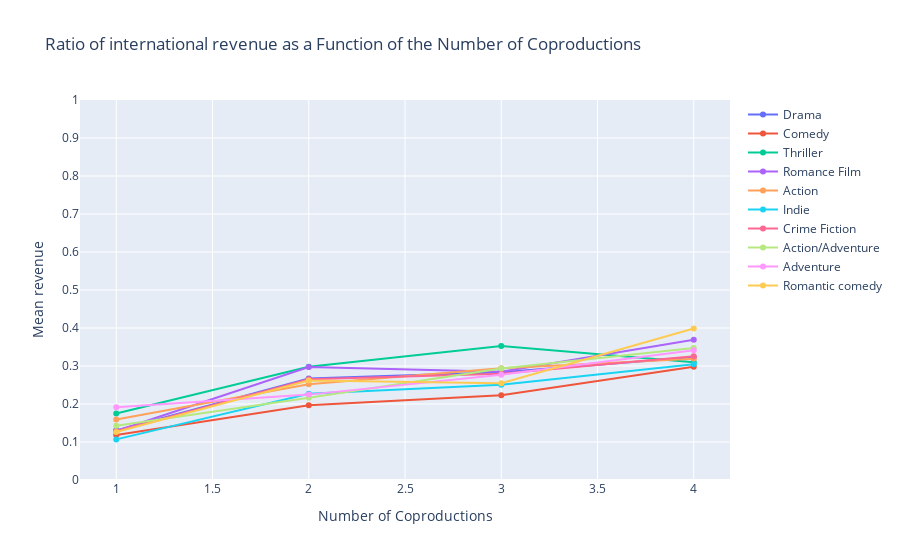

The notebook cell saved with this chart:
### Code cell
# Plot with mean revenue for each number of coproductions
fig = go.Figure()

# Plot lines for each of the top 10 genres
for genre in top_10_genres:
    genre_movies = coprod[coprod['genres'].apply(lambda x: genre in x if isinstance(x, list) else False)]
    fig.add_trace(go.Scatter(x=genre_movies.groupby('num_coprod')['ratio_of_home_country'].mean().index,
                             y=1 - genre_movies.groupby('num_coprod')['ratio_of_home_country'].mean(),
                             mode='lines+markers',  # Add 'markers' to the mode
                             name=genre))

# Plot line for movies not in any of the top 10 genres


fig.update_layout(
    title='Ratio of international revenue as a Function of the Number of Coproductions',
    xaxis_title='Number of Coproductions',
    yaxis_title='Mean revenue',
    yaxis=dict(range=[0, 1], tickmode='linear', dtick=0.1)  # Set the y-axis range and tick interval
)


# Save the plot as an HTML file
offline.plot(fig, filename='docs/plots/ratio_int_coprod_genre.html', auto_open=False)


fig.show()

### Figure 1 — Plotly figure (JSON) as saved in the notebook; plotly's stock layout.template omitted (floating-point values rounded to 4 significant figures)
{"data": [{"mode": "lines+markers", "name": "Drama", "type": "scatter", "x": [1, 2, 3, 4], "y": [0.1307, 0.2669, 0.2837, 0.323]}, {"mode": "lines+markers", "name": "Comedy", "type": "scatter", "x": [1, 2, 3, 4], "y": [0.1182, 0.1967, 0.2231, 0.2981]}, {"mode": "lines+markers", "name": "Thriller", "type": "scatter", "x": [1, 2, 3, 4], "y": [0.1752, 0.2979, 0.3523, 0.3097]}, {"mode": "lines+markers", "name": "Romance Film", "type": "scatter", "x": [1, 2, 3, 4], "y": [0.1291, 0.2975, 0.285, 0.369]}, {"mode": "lines+markers", "name": "Action", "type": "scatter", "x": [1, 2, 3, 4], "y": [0.1593, 0.252, 0.2938, 0.3191]}, {"mode": "lines+markers", "name": "Indie", "type": "scatter", "x": [1, 2, 3, 4], "y": [0.1069, 0.2272, 0.2507, 0.3047]}, {"mode": "lines+markers", "name": "Crime Fiction", "type": "scatter", "x": [1, 2, 3, 4], "y": [0.1283, 0.2653, 0.2796, 0.3254]}, {"mode": "lines+markers", "name": "Action/Adventure", "type": "scatter", "x": [1, 2, 3, 4], "y": [0.1426, 0.2166, 0.2935, 0.3472]}, {"mode": "lines+markers", "name": "Adventure", "type": "scatter", "x": [1, 2, 3, 4], "y": [0.1914, 0.2247, 0.277, 0.3417]}, {"mode": "lines+markers", "name": "Romantic comedy", "type": "scatter", "x": [1, 2, 3, 4], "y": [0.1266, 0.2618, 0.2545, 0.3989]}], "layout": {"title": {"text": "Ratio of international revenue as a Function of the Number of Coproductions"}, "xaxis": {"title": {"text": "Number of Coproductions"}}, "yaxis": {"dtick": 0.1, "range": [0, 1], "tickmode": "linear", "title": {"text": "Mean revenue"}}}}
